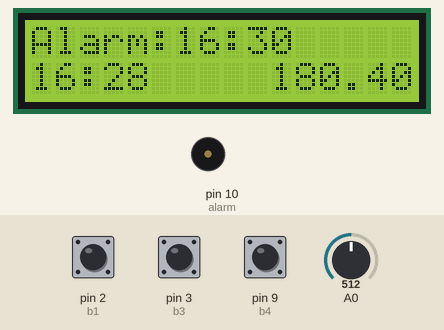
A sketch run on a simulated Arduino Uno, built with avr-gcc and run on an emulated ATmega328P. On the bench: 16×2 character LCD, buzzer (waves = sounding). Inputs (shaded band) come from the test bench; at power-on: A0 = 512, pin 2 (b1) HIGH, pin 3 (b3) HIGH, pin 9 (b4) HIGH.

Above: at 1.2 s.
1.3 s: A0 set to 145
At 2.4 s:
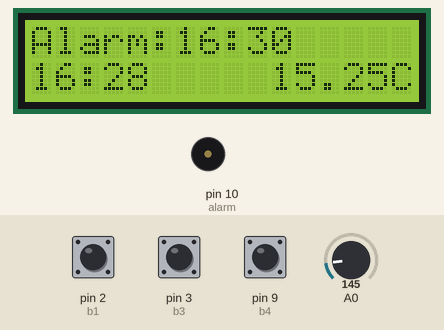
2.8 s: A0 set to 123
At 3.5 s:
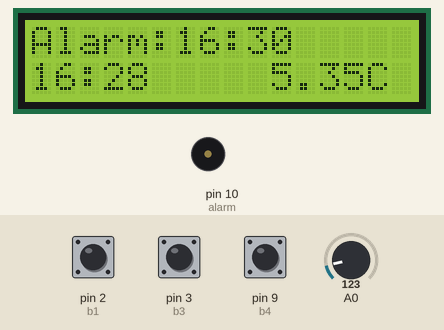
4.3 s: pin 2 (b1) pulled LOW for 0.15 s
At 4.8 s:
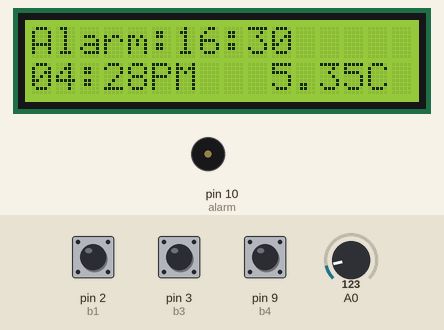
5.9 s: pin 3 (b3) pulled LOW for 0.15 s
At 7.0 s:
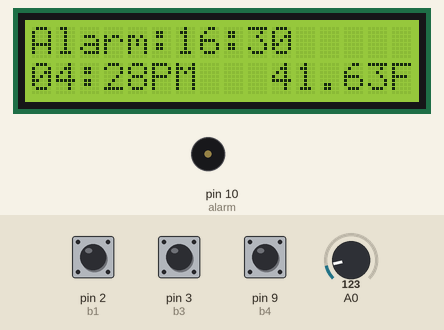
7.5 s: pin 2 (b1) pulled LOW for 1 s
At 8.4 s:
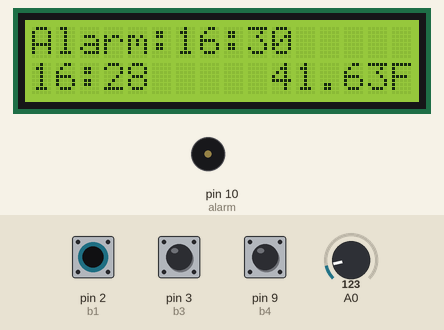
10.0 s: pin 3 (b3) pulled LOW for 1 s
At 32.1 s:
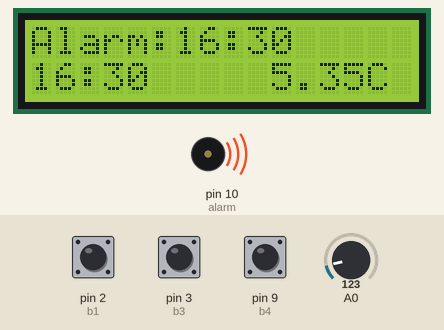
Timing chart, 0 to 33.6 s (numbered marks = the images above; inputs shaded):
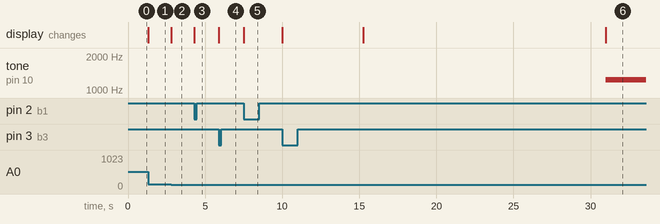

Measured:
- after the input at 1.3 s, the display: changes at once (image 1)
- after the input at 2.8 s, the display: changes at once (image 2)
- after the input at 4.3 s, the display: changes at once (image 3)
- after the input at 5.9 s, the display: changes at once (image 4)
- after the input at 7.5 s, the display: changes at once (image 5)
- after the input at 10.0 s, the display: first changes at once (image 6 shows a later state)

The sketch:

Digital_Clock.ino
```cpp
#include <LiquidCrystal.h>

LiquidCrystal lcd(12,11,4,5,6,7);

const int b1=2;		//Button1
const int b3=3;		//Button2
const int b2=8;		//Button3
const int b4=9;		//Button4
const int alarm=10;
int temp;
int val4;	//digitalRead(b4)
int hour = 16;
int min=28;
int sec=0;
int alarmHour = 16;
int alarmMin = 30;
int flag1=0;
int flag2=0;
int flag3=0;

void setup()

{

  cli();
  Serial.begin(9600);

  pinMode(b1,INPUT_PULLUP);
  pinMode(b2,INPUT_PULLUP);
  pinMode(b3,INPUT_PULLUP);
  pinMode(b4,INPUT_PULLUP);
  pinMode(alarm,OUTPUT);
  pinMode(A0,INPUT);

  TCNT1= 0;
  TCCR1A = 0;
  TCCR1B = 0;
  OCR1A=15624;
  TCCR1A |=(1 << WGM12);
  TCCR1B |=(1 << CS11)| (1 << CS10) ; //256
  TIMSK1 |=(1 << OCIE1A);

  lcd.begin(16,2);

   attachInterrupt(digitalPinToInterrupt(b3),TempFlag, FALLING);
   attachInterrupt(digitalPinToInterrupt(b1),TimeFlag, FALLING);
   attachInterrupt(digitalPinToInterrupt(b2),setTime, FALLING);
   sei();


}

void loop(){
    lcd.setCursor(2,1);
    lcd.print(":");
    AlarmTime(alarmHour, alarmMin);
    temp=analogRead(A0);
    val4=digitalRead(b4);
    ClockTime(hour,min);
    DisplayTemp(temp);
  	setClock();
    alarmRing();
    snooze();
}

 ISR(TIMER1_COMPA_vect)

{
  sec++;
  if(sec>=60){
   min++;
   sec=0;
  }
  if(min>=60){
   hour++;
   min=0;
  }
  if(hour>=24){
   hour=0;
  }

}

void AlarmTime(int alarmHour, int alarmMin){

  lcd.setCursor(0,0);
    lcd.print("Alarm");
    lcd.setCursor(5,0);
    lcd.print(":");

    if(alarmHour<10){
      lcd.setCursor(6,0);
      lcd.print("0");
      lcd.setCursor(7,0);
      lcd.print(alarmHour);
    }

    else{
         lcd.setCursor(6,0);
         lcd.print(alarmHour);
        }

    lcd.setCursor(8,0);
    lcd.print(":");

    if(alarmMin<10){
      lcd.setCursor(9,0);
      lcd.print("0");
      lcd.setCursor(10,0);
      lcd.print(alarmMin);
    }

    else{
         lcd.setCursor(9,0);
         lcd.print(alarmMin);
        }
}

void ClockTime(int hour,int min){
     if(flag1)
    {

          if(hour>12 && hour < 22)
          {
            lcd.setCursor(0,1);
            lcd.print("0");
            lcd.setCursor(1,1);
            lcd.print(hour-12);
            lcd.setCursor(5,1);
            lcd.print("PM");
          }
          else if (hour<12)
          {
            if(hour<10){
            	lcd.setCursor(0,1);
              	lcd.print("0");
              	lcd.setCursor(1,1);
              	lcd.print(hour);
            }
            else{
            lcd.print(hour);
            }
            lcd.setCursor(5,1);
            lcd.print("AM");
          }
          else if  (hour==12)
          {
            lcd.print(hour);
            lcd.setCursor(5,1);
            lcd.print("PM");
          }

    }
//24H Format
    else
    {
        lcd.setCursor(0,1);
      	if(hour==0){ lcd.print("00"); }
        else if(hour<10){
            lcd.setCursor(0,1);
            lcd.print("0");
            lcd.setCursor(1,1);
            lcd.print(hour);
        }
        else{
            lcd.print(hour);
        }
        lcd.setCursor(5,1);
        lcd.print("  ");
    }

     lcd.setCursor(3,1);
     if(min==0){
      lcd.print("00");
     }
     else if(min>0 && min < 10){
        lcd.print("0");
        lcd.print(min);
     }
     else{
       lcd.print(min);
     }
    //


}

void DisplayTemp(int temp)

{
      if(flag2){
        double celcius=((temp*4.5)-500)/10;
        double fahrenheit=(celcius*1.8)+32;
        lcd.setCursor(10,1);
        lcd.print(fahrenheit);
        lcd.print("F");
        lcd.print(" ");
      }

      else{
          double celcius=((temp*4.5)-500)/10;
          lcd.setCursor(10,1);
          lcd.print(celcius);
          lcd.print("C");
          lcd.print(" ");
      }
}

void snooze(){

  if(alarmHour==hour && alarmMin==min){
    if(val4 == 0){
      noTone(alarm);
      alarmMin = alarmMin+5;
      if(alarmMin>=60){
        alarmHour = alarmHour + 1;
        if(alarmHour>23){
          alarmHour = 0;
          }
          alarmMin = alarmMin % 60;
        }
    }
  }
}

void alarmRing(){

    if(hour==alarmHour && min==alarmMin){
      tone(alarm, 1234);
    }
}

void TempFlag()
{
  flag2=~flag2;
}

void TimeFlag()
{
  flag1=~flag1;
}

void setTime()
{
  flag3=~flag3;
}

void setClock(){

  if(flag3){

    min=min+1;

  }

}
```
